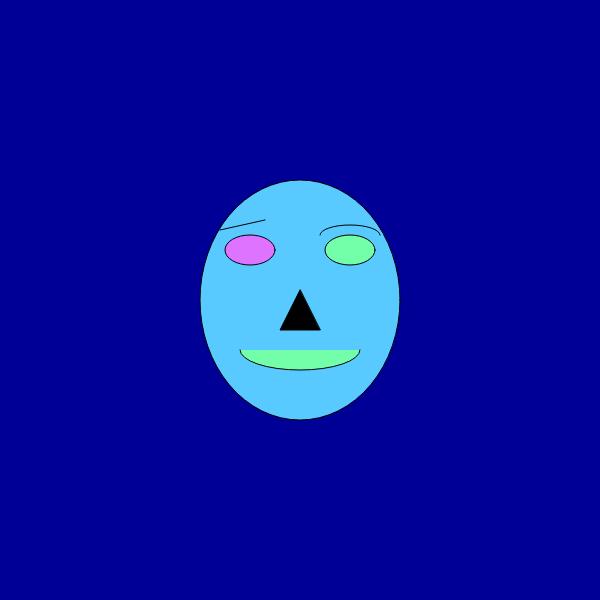
Frame 1 (no input)
Frame 60 (no input): identical to frame 1, image omitted
Frame 120 (the mouse pressed at the canvas centre since frame 60): identical to frame 1, image omitted

The p5.js sketch that drew this single still picture (run headless with seeded random() and noise() and a simulated clock; from frame 60 on, the mouse is pressed at the canvas centre):

// p5.js sketch
// ── sketch.js
function setup() {
  createCanvas(600, 600);//àrea de dibuix de 600 px del 600 de cada costat
}

function draw() {
  background(0,0,150); //fons de la pantalla, gris si te un número entre 0 i 255, zero és negre i 255 és blanc. I qualsevol número entre 0 i 255 serà gris. Si tenim tres  números, el primer número és vermellor o R (red), el segon número és la verdor o G (green) i el tercer número és la blabor o B (blue). Els colors RGB permeten construir setze milions de colors diferents. (255x255x255)
 fill (89, 202, 255); 
ellipse(300,300,200,240);// El primer número entre parèntesis és la posició x del centre, el segon número és la posició y alçada del centre de l'el·lipse, el tercer número és l'amplada i el quart número és l'alçada de l'el·lipse.
  fill (222, 115, 255);//Color ull dret esquerre. Funciona com el background amb rgb
  ellipse(250,250,50,30);//ull esquerre
  fill (115, 255, 169);//color ull dret
    ellipse(350,250,50,30);//ull dret
arc(300,350,120,40,0,PI);// Funciona com l'el·lipse els primers quatre números i els dos últims són 0,PI o PI,0
  fill(0);
  triangle(300,290,280,330,320,330);//Nas
  
  noFill();//No pintis el color de la cella
 
  arc(350,235,60,20,PI,0);//Cella dreta
  line(220,230,265,220);

 }
